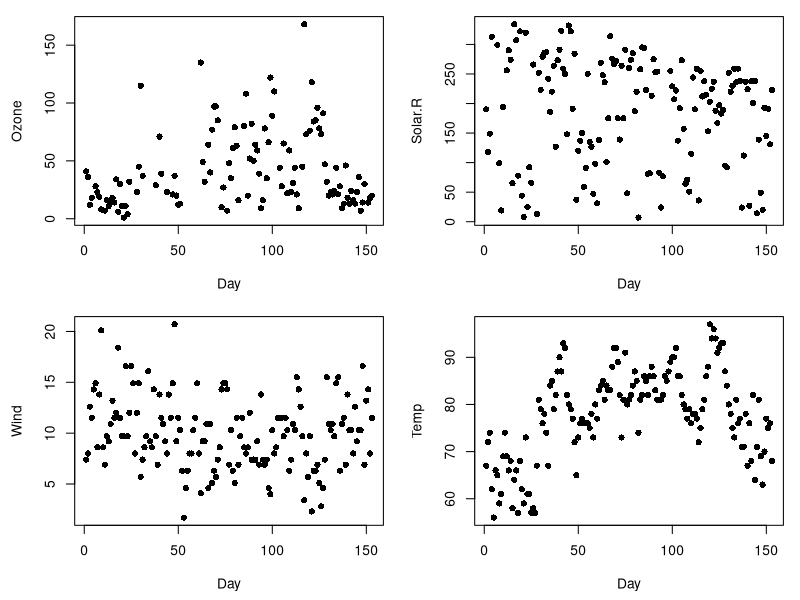
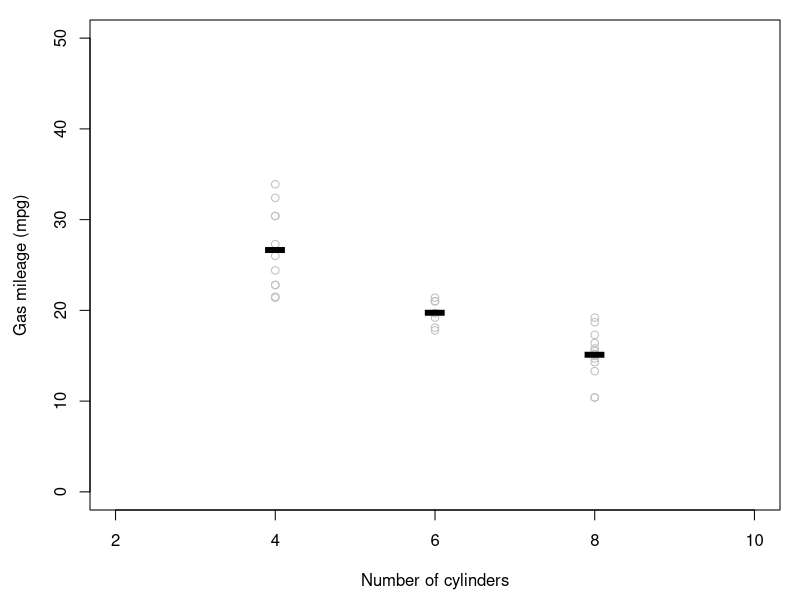
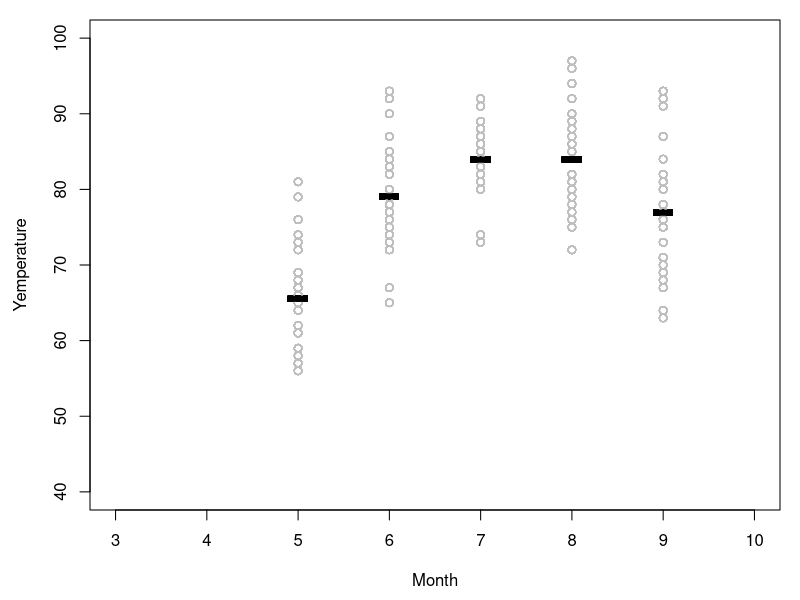
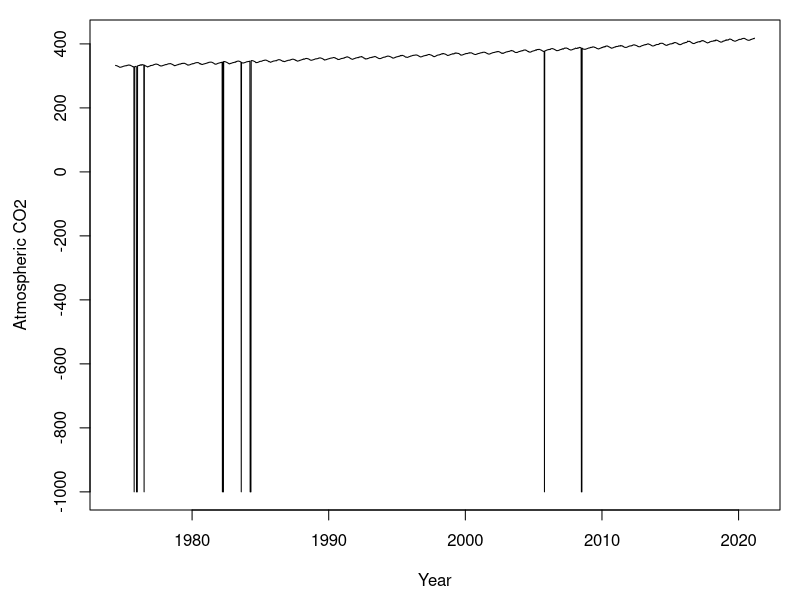
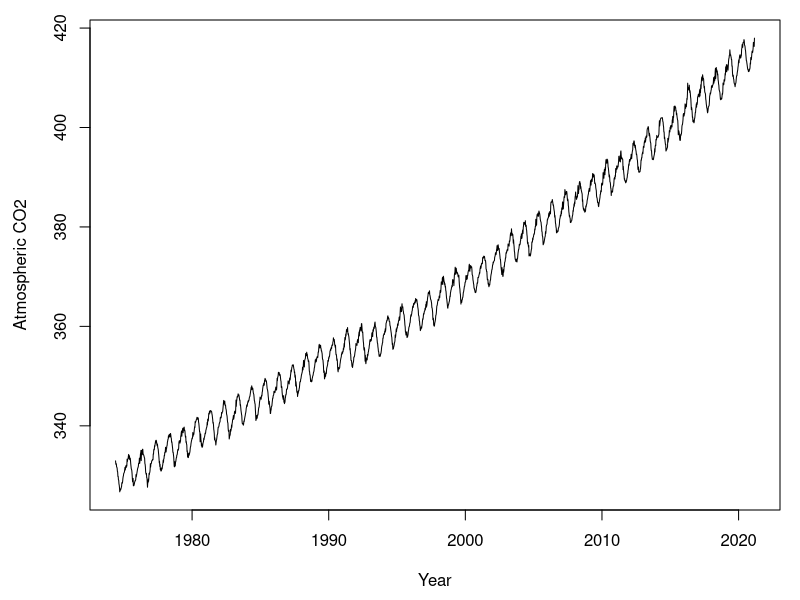
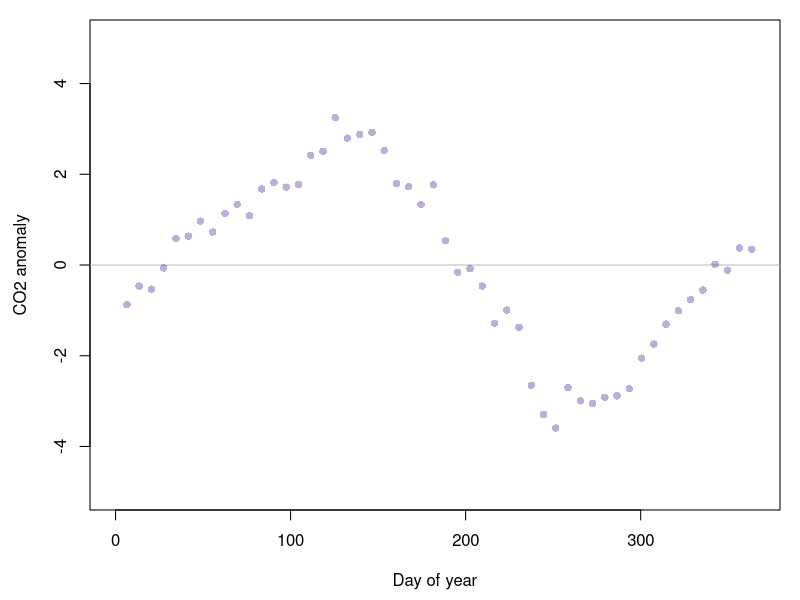
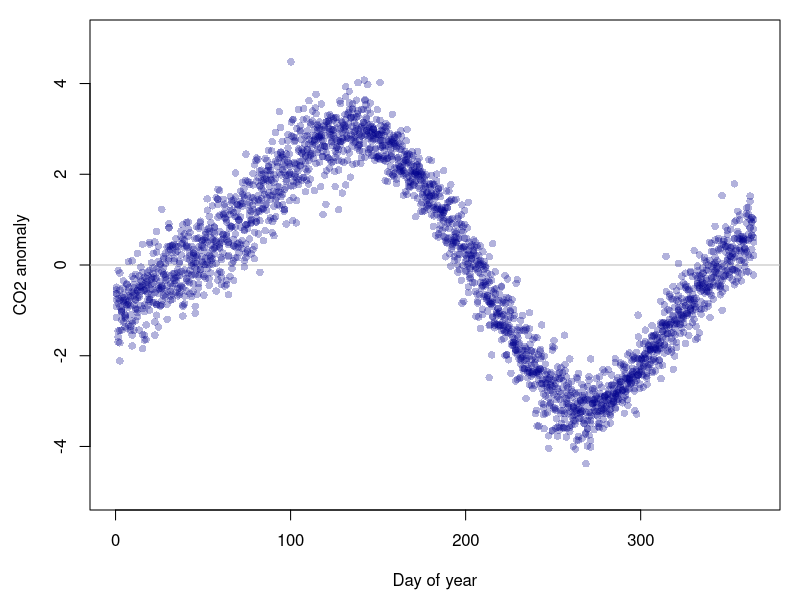
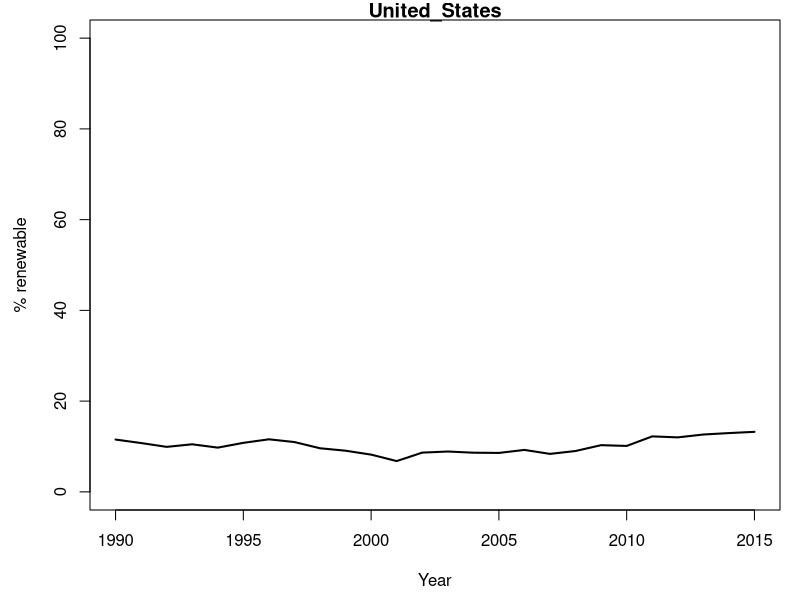

Write R code to recreate these figures, in order.
## ---- chunk 1
x <- 1:5
for(i in x){
  print(i)
}
## ---- chunk 2
for(i in 1:5){
  print("I'm just repeating myself.")
}
## ---- chunk 3
x <- 2
for(i in 1:5){
  x <- x*x
  print(x)
}
## ---- chunk 4
professors <- c("Keri","Deb","Ken") 
for(x in professors){
  print(paste0(x," is pretty cool!"))
}
## ---- chunk 5
# Add your names to this vector
famous.names <- c("Lady Gaga","David Haskell","Tom Cruise")
## ---- chunk 6
# Do your coding here
for(i in famous.names){
  print(paste0(i," has cooties!"))
}
## ---- chunk 7
data(airquality)
head(airquality)
## ---- chunk 8
par(mfrow=c(2,2)) # Setup a multi-panel plot # format = c(number of rows, number of columns)
par(mar=c(4.5,4.5,1,1)) # Set plot margins

# Loop through the first four columns ...
for(i in 1:4){
  y <- airquality[,i] # Select data in column i
  var.name <- names(airquality)[i] # Get name of that column
  plot(y,xlab="Day",ylab=var.name,pch=16) # Plot data
}

par(mfrow=c(1,1)) # restore the default single-panel plot
## ---- chunk 9
data(mtcars)
head(mtcars)
## ---- chunk 10
# Let's see how many different cylinder types there are in the data
ucyl <- unique(mtcars$cyl) ; ucyl

# Let's make an empty plot
plot(1,type="n", # tell R not to draw anything
     xlim=c(2,10),ylim=c(0,50),
     xlab="Number of cylinders",
     ylab="Gas mileage (mpg)")

# Write your for loop here to add the actual data
i=ucyl[1] # It's always good to use a known value of i as you build up your for loop
for(i in ucyl){
  
  # Subset the dataframe according to number of cylinders
  cari <- mtcars[mtcars$cyl==i,]
  
  # Plot the raw data
  points(x=cari$cyl,y=cari$mpg,col="grey")
  
  # Superimpose the mean on top
  points(x=i,y=mean(cari$mpg),col="black",pch="-",cex=5,)
}
## ---- chunk 11
plot(1,type="n",
     xlim=c(3,10),ylim=c(40,100),
     xlab="Month",
     ylab="Yemperature")

# Write your for loop here to add the actual data
for(i in airquality$Month){
  airi <- airquality[airquality$Month==i,]
  points(x=airi$Month,y=airi$Temp,pch=1,col="grey")
  points(x=i,y=mean(airi$Temp),pch="-",cex=5,col="black")
}
## ---- chunk 12
kc <- read.csv("./data/keeling-curve.csv") ; head(kc)
## ---- chunk 13
plot(kc$CO2 ~ kc$year_dec,type="l",xlab="Year",ylab="Atmospheric CO2")
## ---- chunk 14
kc <- kc[kc$CO2 >0,] 
plot(kc$CO2 ~ kc$year_dec,type="l",xlab="Year",ylab="Atmospheric CO2")
## ---- chunk 15

# Stage an empty plot for what you are trying to represent
plot(1, # plot a single point
     type="n",
     xlim=c(0,365),xlab="Day of year",
     ylim=c(-5,5),ylab="CO2 anomaly")
abline(h=0,col="grey") # add nifty horizontal line

# Reduce the dataset to a single year (any year)
kcy <- kc[kc$year=="1990",] ; head(kcy)

# Let's convert each CO2 reading to an 'anomaly' compared to the year's average.
CO2.mean <- mean(kcy$CO2,na.rm=TRUE) ; CO2.mean  # Take note of how useful that 'na.rm=TRUE' input can be!

y <- kcy$CO2 - CO2.mean ; y # Translate each data point to an anomaly

# Add points to your plot
points(y~kcy$day_of_year,pch=16,col=adjustcolor("darkblue",alpha.f=.3))

## ---- chunk 16
# First, stage your empty plot:
plot(1,type="n",
     xlim=c(0,365),xlab="Day of year",
     ylim=c(-5,5),ylab="CO2 anomaly")

abline(h=0,col="grey")

# Now we will loop through each year of data. First, get a vector of the years included in the dataset:
years <- unique(kc$year) ; years

# Now build your for loop. 
# Notice that the contents of the `for loop` are exactly the same 
# as the single plot above --  with one exception. 
# Notice the use of the symbol i

for(i in years){

  # Reduce the dataset to a single year
  kcy <- kc[kc$year==i,] ; head(kcy)
  
  # Let's convert each CO2 reading to an 'anomaly' compared to the year's average.
  CO2.mean <- mean(kcy$CO2,na.rm=TRUE) ; CO2.mean # Get average CO2 for year

  y <- kcy$CO2 - CO2.mean ; y # Translate each data point to an anomaly

  # Add points to your plot
  points(y~kcy$day_of_year,pch=16,col=adjustcolor("darkblue",alpha.f=.3))
  
}

## ---- chunk 17
df <- read.csv("./data/nz_birds.csv")
nrow(df)
head(df)
tail(df)
## ---- chunk 18
# Subset to day of interest
dayi <- 10
dfi <- df[df$day == dayi,]

# Tally up counts for each species
kiwi <- length(which(dfi$species=="Kiwi"))
weka <- length(which(dfi$species=="Weka"))
kakapo <- length(which(dfi$species=="Kakapo"))
kea <- length(which(dfi$species=="Kea"))
## ---- chunk 19
# 1: determine the unique days in the dataset:
udays <- unique(df$day)

# 2: stage empty results vectors
kiwi <- weka <- kakapo <- kea <- c()

# (create a variable named i to help you test your code as you build it)
i=1 

# 3: Start for loop. Loop through each unique day
for(i in 1:length(udays)){
  
  # 4. Subset to day of interest
  dayi <- udays[i] 
  dfi <- df[df$day == dayi,]
  
  # 5. Tally up birds, add to each vector
  kiwi[i] <- length(which(dfi$species=="Kiwi"))
  weka[i] <- length(which(dfi$species=="Weka"))
  kakapo[i] <- length(which(dfi$species=="Kakapo"))
  kea[i] <- length(which(dfi$species=="Kea"))
  
}

# 6. Run for loop

# 7. Combine results into a dataframe
results <- data.frame(day=udays, kiwi, weka, kakapo, kea)

# Check it out!
results

## ---- chunk 20

uspp <- unique(df$species) # get set of unique species

A <- B <- c() # empty vector for names of each species in the pair
X <- c() # empty vector for number of dates in which both species were common

i=1 ; j=2

# For loop 1
for(i in 1:length(uspp)){
  spi <- uspp[i] # species i
  dfi <- df[df$species == spi,] # subset df to only this species
  counti <- table(dfi$day) # get number of sightings on each day
  dayi <- names(counti)[which(counti >= 5)] ; # get the dates on which this species was seen 5+ times
  
  # For loop 2
  for(j in 1:length(uspp)){
    spj <- uspp[j] # species j
    dfj <- df[df$species == spj,] # subset df to only this species
    countj <- table(dfj$day) # get number of sightings on each day
    dayj <- names(countj)[which(countj >= 5)] ; # get the dates on which this species was seen 5+ times
    
    dates_ij <- which(dayi  %in% dayj) # get the dates on which both species were seen 5+ times
    Xij <- length(dates_ij) # count the number of these dates
    
    # Add results to staged objects
    X <- c(X,Xij) 
    A <- c(A,spi)
    B <- c(B,spj)
  }

}

# Combine results into a dataframe
results <- data.frame(A, B, X)

# Check it out!
results

## ---- chunk 21
results_matrix <- matrix(data=NA, nrow=4, ncol=4, dimnames=list(uspp,uspp))
results_matrix
## ---- chunk 22
# Stage empty results objects
results_matrix <- matrix(data=NA, nrow=4, ncol=4, dimnames=list(uspp,uspp))

# Get unique species
uspp <- unique(c(results$A,results$B))

# Loop 1: each species (row)
for(i in 1:length(uspp)){
  spi <- uspp[i]
  resultsi <- results[results$A==spi,] # subset data to rows where column A equals species i
  
  # Loop 2: each species (column)
  for(j in 1:length(uspp)){
    spj <- uspp[j]
    resultsj <- resultsi[resultsi$B==spj,] # subset data from i loop where column B equals species j
    
    Xij <- resultsj$X      # Find result

    results_matrix[i,j] <- Xij     # Add result to staged object
  }
}

results_matrix
## ---- chunk 23
df <- read.csv("./data/renewable-energy.csv")
## ---- chunk 24
# Write your code here
i=2
for(i in 2:ncol(df)){
  dfi <- df[,i] ; dfi
  diffi <- dfi[length(dfi)] - dfi[1] ; diffi
  print(paste0(names(df)[i]," : ",round(diffi),"% change."))
}
## ---- chunk 25
# Write your code here
diffs <- c()
i=2
for(i in 2:ncol(df)){
  dfi <- df[,i] ; dfi
  diffi <- dfi[length(dfi)] - dfi[1] ; diffi
  diffs <- c(diffs,diffi)
}
diffs
## ---- chunk 26
# Write code here
dfi <- df[,c(1,13)] 
plot(x=dfi[,1],
     y=dfi[,2],
     type="l",lwd=2,
     xlim=c(1990,2015),ylim=c(0,100),
     xlab="Year",ylab="% renewable",
     main=names(dfi)[2])
## ---- chunk 27

par(mfrow=c(4,3))
i=3
for(i in 2:ncol(df)){
  dfi <- df[,c(1,i)] ; dfi
  plot(x=dfi[,1],
       y=dfi[,2],
       type="l",lwd=2,
       xlim=c(1990,2015),ylim=c(0,100),
       xlab="Year",ylab="% renewable",
       main=names(dfi)[2])
}

## ---- chunk 28
par(mfrow=c(1,1))
plot(1,type="n",lwd=2,
     xlim=c(1990,2015),ylim=c(0,100),
     xlab="Year",ylab="% Renewable")

for(i in 2:ncol(df)){
  dfi <- df[,c(1,i)] ; dfi
  lines(dfi[,2]~dfi[,1],lwd=2,col=adjustcolor("black",alpha.f=.4))
}

lines(df$United_States~df$year,lwd=4,col="firebrick")

